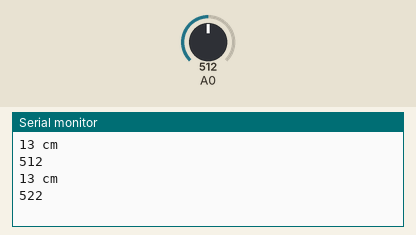
Bench run of a sketch on a simulated Arduino Uno, built with avr-gcc and run on an emulated ATmega328P. Parts: the last lines printed to the serial monitor. The test bench sets the inputs (shaded band); at power-on: A0 = 512.

Above: at 1.2 s.
1.3 s: A0 set to 716
At 2.6 s:
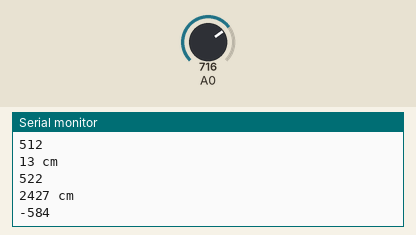
2.8 s: A0 set to 900
At 3.8 s:
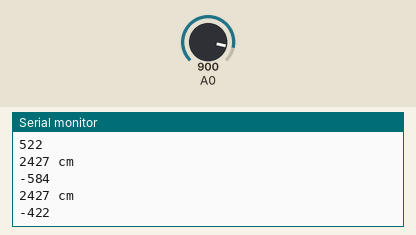
Timing chart, 0 to 5.8 s (numbered marks = the images above; inputs shaded):
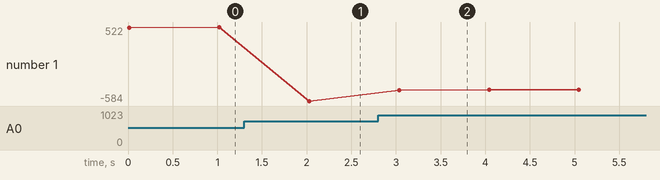

The sketch:

Read_Analog_Values.ino
```cpp
void setup() {
  // put your setup code here, to run once:
Serial.begin(9600);
}
int distance;
int adc_value;
int voltage;
int i;
void loop() {
  // put your main code here, to run repeatedly:
for (i=0;i<50;i++)
{
adc_value = adc_value+analogRead(A0);
}

adc_value = adc_value/50;

voltage = map(adc_value, 0,1024,0,5);
distance = 9.8011*pow(voltage,4) - 78.095*pow(voltage,3) + 226.32*pow(voltage,2) - 291.11*voltage + 158.5;
Serial.print(distance);
Serial.println(" cm");
Serial.println(adc_value);

delay(1000);
}
```

Measured:
- after the input at 1.3 s, the serial monitor: prints a new line after 0.72 s (image 1)
- after the input at 2.8 s, the serial monitor: prints a new line after 0.24 s (image 2)
- plotted number 1: 522 → -584 after the input at 1.3 s, -584 → -419 after the input at 2.8 s
